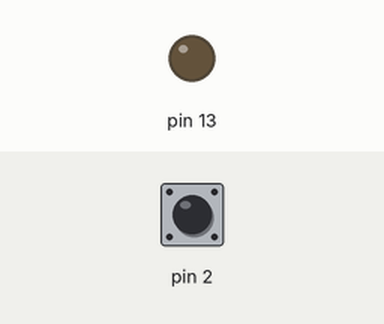
This sketch was run on a simulated Arduino Uno, built with avr-gcc and run on an emulated ATmega328P. On the bench: output pins drawn as LEDs (lit = HIGH). Inputs (shaded band) come from the test bench; at power-on: pin 2 HIGH. What the sketch prints to the serial monitor is not drawn.

Above: at 1.2 s.
1.3 s: pin 2 pulled LOW for 0.15 s
At 1.38 s:
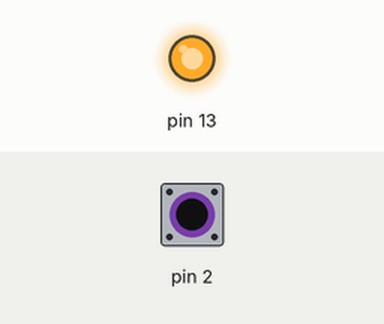
2.9 s: pin 2 pulled LOW for 3.2 s
At 7.0 s:
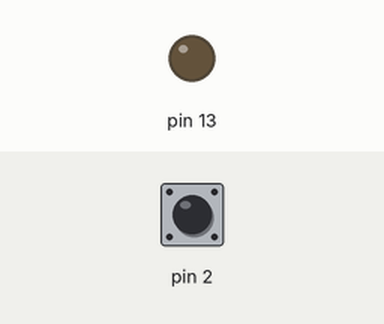
Timing chart, 0 to 8.5 s (numbered marks = the images above; inputs shaded):
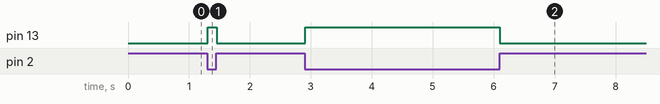

The sketch:

LED.ino
```cpp
void setup() {
  // put your setup code here, to run once:
  Serial.begin(9600);
  pinMode(2,INPUT_PULLUP);//将引脚2设置为输入上拉模式
  pinMode(13,OUTPUT);
}

void loop() {
  // put your main code here, to run repeatedly:
  digitalWrite(5,HIGH);
  int sensorVal = digitalRead(2);
  Serial.println(sensorVal);

  if(sensorVal == HIGH){
    digitalWrite(13,LOW);
  }
  else{
    digitalWrite(13,HIGH);
  }
}
```

Measured:
- after the input at 1.3 s, pin 13: LOW → HIGH at once, → LOW 0.15 s later
- after the input at 2.9 s, pin 13: LOW → HIGH at once, → LOW 3.2 s later
